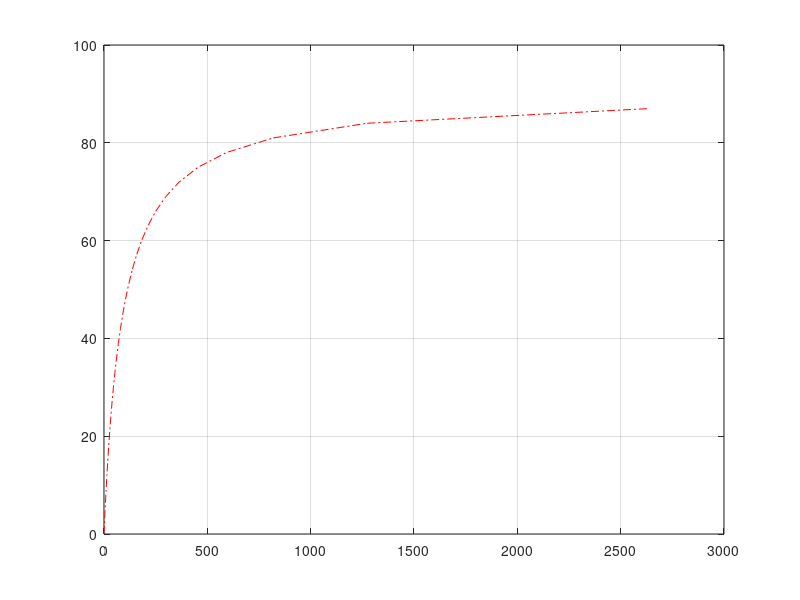

Here is the MATLAB script that generated this plot:
clc;
close all;
clear all;    
N=1;
C=0:3:90;
B=0:3:90;
A=zeros(1,31);
for i=1:31;
    for j=1:31;
        A(1,j)=((C(j).*(B(i)+1)))/(N.*(B(i)-C(j)));
    end 
end
plot(A,C,'-.r');
grid on;
